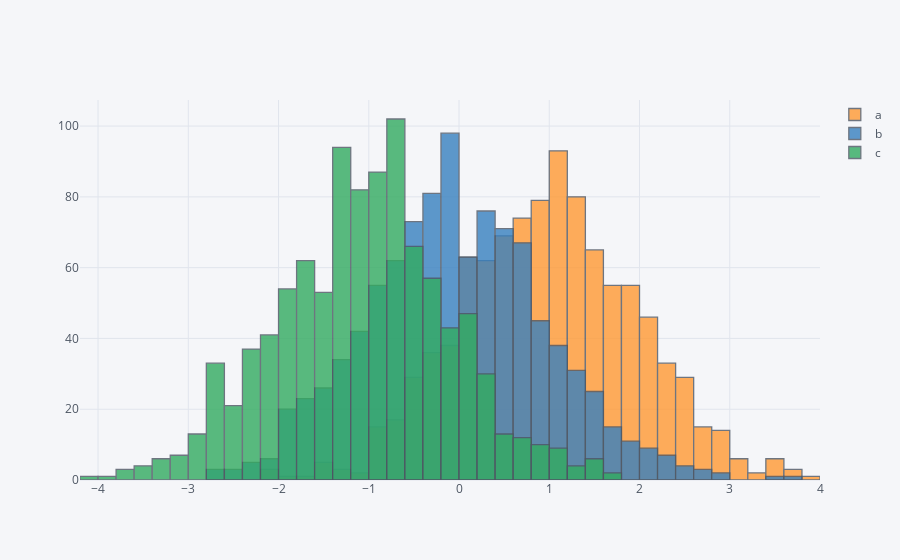

Notebook code for this chart:
### Code cell
df = pd.DataFrame({'a': np.random.randn(1000) + 1,
                   'b': np.random.randn(1000),
                   'c': np.random.randn(1000) - 1})

iplot(df.iplot(asFigure= True, kind='histogram', filename='cufflinks/basic-histogram'))

### Figure 1 — Plotly figure (JSON) as saved in the notebook; plotly's stock layout.template omitted (floating-point values rounded to 4 significant figures; data arrays with more than 128 entries replaced by an {"elided": "..."} marker saying what was removed)
{"data": [{"histfunc": "count", "histnorm": "", "marker": {"color": "rgba(255, 153, 51, 1.0)", "line": {"color": "#4D5663", "width": 1.3}}, "name": "a", "opacity": 0.8, "orientation": "v", "type": "histogram", "uid": "ae78368a-fd94-11e8-b0b4-c49ded18145b", "x": {"elided": "1000 float values"}}, {"histfunc": "count", "histnorm": "", "marker": {"color": "rgba(55, 128, 191, 1.0)", "line": {"color": "#4D5663", "width": 1.3}}, "name": "b", "opacity": 0.8, "orientation": "v", "type": "histogram", "uid": "ae78368b-fd94-11e8-ab01-c49ded18145b", "x": {"elided": "1000 float values"}}, {"histfunc": "count", "histnorm": "", "marker": {"color": "rgba(50, 171, 96, 1.0)", "line": {"color": "#4D5663", "width": 1.3}}, "name": "c", "opacity": 0.8, "orientation": "v", "type": "histogram", "uid": "ae78368c-fd94-11e8-976b-c49ded18145b", "x": {"elided": "1000 float values"}}], "layout": {"barmode": "overlay", "legend": {"bgcolor": "#F5F6F9", "font": {"color": "#4D5663"}}, "paper_bgcolor": "#F5F6F9", "plot_bgcolor": "#F5F6F9", "titlefont": {"color": "#4D5663"}, "xaxis": {"gridcolor": "#E1E5ED", "showgrid": true, "tickfont": {"color": "#4D5663"}, "title": "", "titlefont": {"color": "#4D5663"}, "zerolinecolor": "#E1E5ED"}, "yaxis": {"gridcolor": "#E1E5ED", "showgrid": true, "tickfont": {"color": "#4D5663"}, "title": "", "titlefont": {"color": "#4D5663"}, "zerolinecolor": "#E1E5ED"}}}
